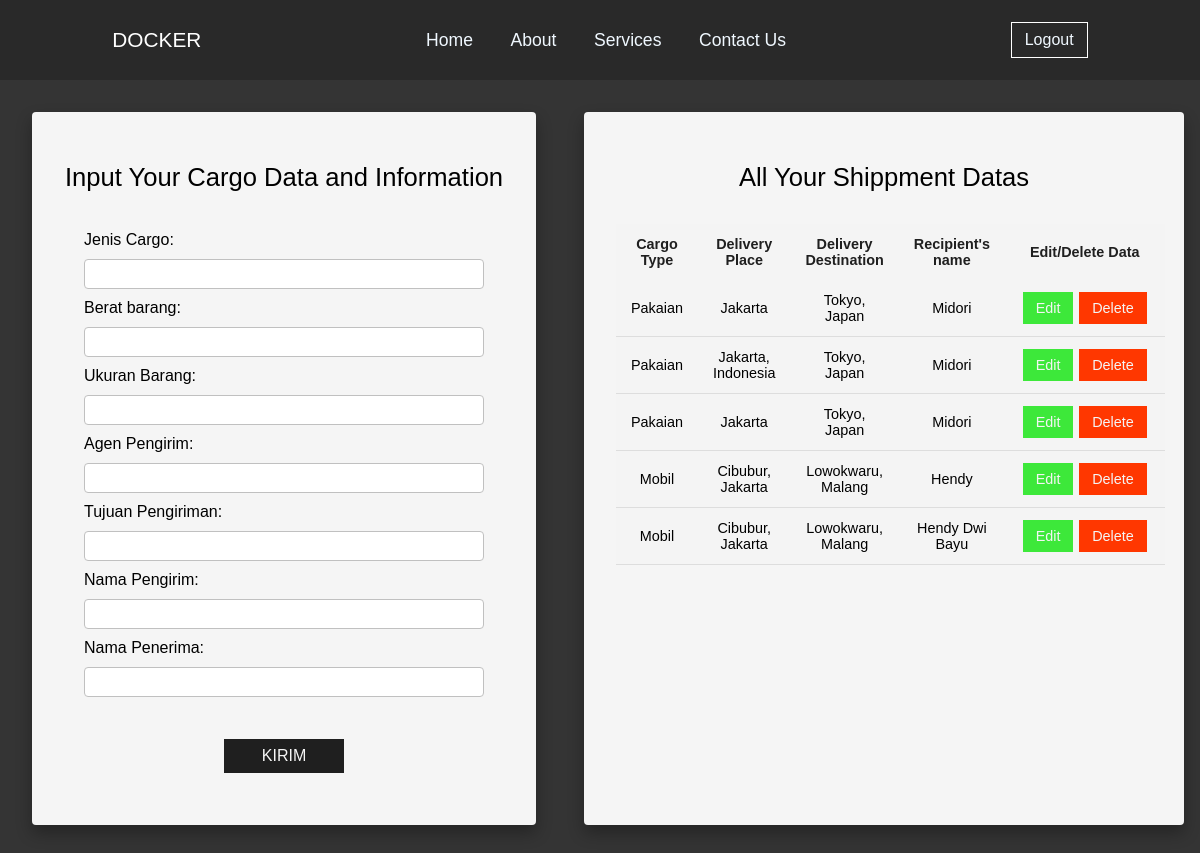
The app's page /cargo/add/ (signed in), older data.
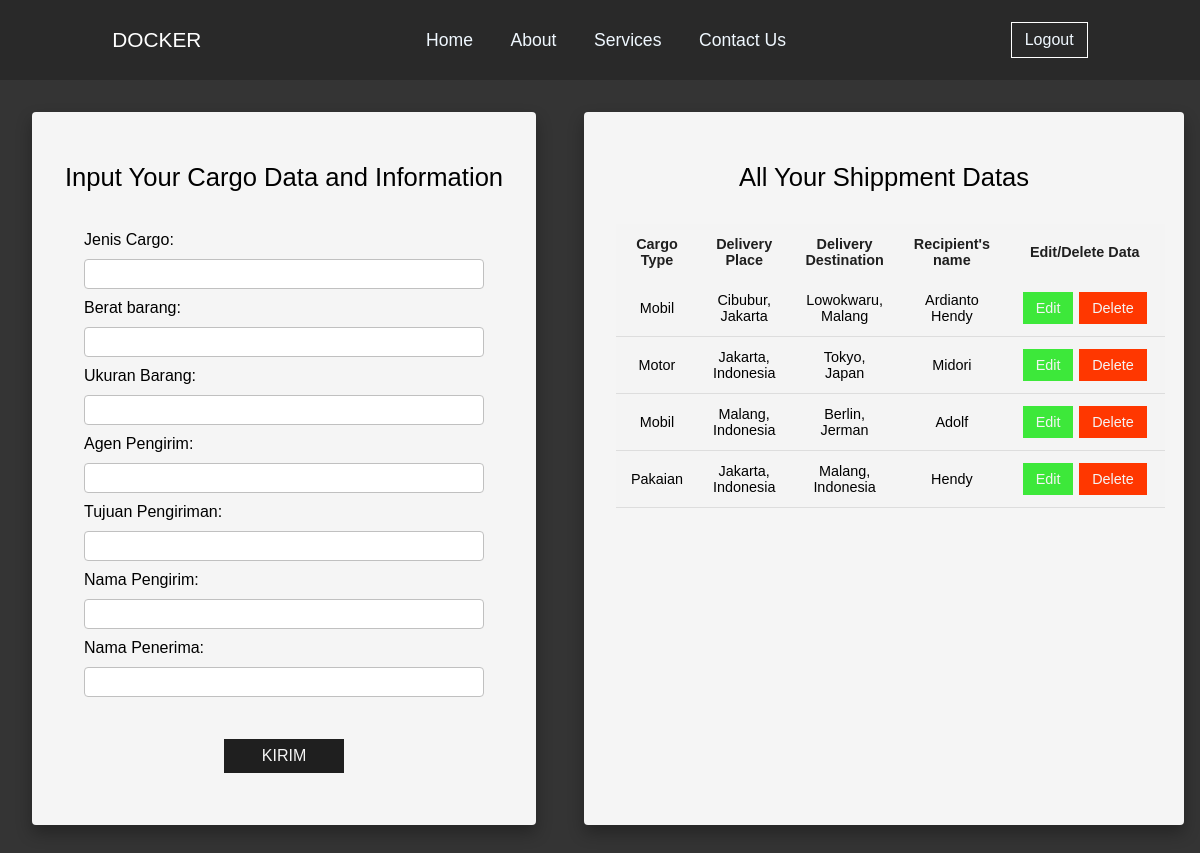
The same page, newer data.
### myapp/models.py (models this page shows, shortened)
class Cargo(models.Model):
    user = models.ForeignKey(User, on_delete=models.CASCADE)
    jenis_cargo = models.CharField(max_length=100)
    berat = models.FloatField()
    ukuran = models.FloatField()
    agen_pengiriman = models.CharField(max_length=100)
    tujuan_pengiriman = models.CharField(max_length=100)
    nama_pengirim = models.CharField(max_length=100)
    nama_penerima = models.CharField(max_length=100)
    created_at = models.DateTimeField(auto_now_add=True)

### myapp/views.py (the view)
# urls.py: path('cargo/add/', views.add_cargo, name='add_cargo'),
@login_required(login_url='login')
def add_cargo(request):
    cargos = Cargo.objects.filter(user=request.user)
    if request.method == 'POST':
        form = CargoForm(request.POST)
        if form.is_valid():
            cargo = form.save(commit=False)
            cargo.user = request.user
            cargo.save()
            return redirect('add_cargo')
    else:
        form = CargoForm()
    return render(request, 'cargo_page.html', {'form': form, 'cargos': cargos})

### myapp/forms.py
class CargoForm(forms.ModelForm):
    class Meta:
        model = Cargo
        fields = ['jenis_cargo', 'berat', 'ukuran', 'agen_pengiriman', 'tujuan_pengiriman', 'nama_pengirim', 'nama_penerima']

### template/cargo_page.html (shortened to what this page needs)
{% load static %}
<!DOCTYPE html>
<html lang="en">
  <head>
    <link rel="stylesheet" href="{% static 'assets/css/cargo_style.css' %}" />
  </head>
  <body>
    <div class="content">
      <div class="tab">
        <p>DOCKER</p>
        <ul>
          <li><a href="/">Home</a></li>
          <li><a href="#">About</a></li>
          <li><a href="#">Services</a></li>
          <li><a href="#">Contact Us</a></li>
        </ul>
        {% if user.is_authenticated %}
        <a class="user" href="logout">Logout</a>
        {% else %}
        <a class="user" href="register">Register</a>
        {% endif %}
      </div>
      <div class="sub-content">
        <div class="form">
          <p>Input Your Cargo Data and Information</p>
          <form method="POST" class="cargo-form">
            <label for="id_jenis_cargo">Jenis Cargo:</label>
            {{ form.jenis_cargo }}
            <label for="id_berat">Berat barang:</label>
            {{form.berat}}
            <label for="id_ukuran">Ukuran Barang:</label>
            {{form.ukuran}}
            <label for="id_agen_pengiriman">Agen Pengirim:</label>
            {{form.agen_pengiriman}}
            <label for="id_tujuan_pengiriman">Tujuan Pengiriman:</label>
            {{form.tujuan_pengiriman}}
            <label for="id_nama_pengirim">Nama Pengirim:</label>
            {{form.nama_pengirim}}
            <label for="id_nama_penerima">Nama Penerima:</label>
            {{form.nama_penerima}}
            <button type="submit">Kirim</button>
          </form>
      </div>
        <div class="tab-container">
          <p>All Your Shippment Datas</p>
          <table class="content-table">
            <thead>
              <tr>
                <th>Cargo Type</th>
                <th>Delivery Place</th>
                <th>Delivery Destination</th>
                <th>Recipient's name</th>
                <th>Edit/Delete Data</th>
              </tr>
            </thead>
            <tbody>
              {% if not cargos %}
              <tr>
                <td>No Data</td>
                <td>No Data</td>
                <td>No Data</td>
                <td>No Data</td>
                <td>
                  No Data
                </td>
              </tr>
              {% else %}
              {% for cargo in cargos %}
              <tr>
                <td>{{cargo.jenis_cargo}}</td>
                <td>{{cargo.agen_pengiriman}}</td>
                <td>{{cargo.tujuan_pengiriman}}</td>
                <td>{{cargo.nama_penerima}}</td>
                <td>
                  <a class="edit" href="{% url 'edit_cargo' cargo.id %}">Edit</a><a class="delete" href="{% url 'delete_cargo' cargo.id %}">Delete</a>
                </td>
              </tr>
              {% endfor %}
              {% endif %}
            </tbody>
          </table>
        </div>
      </div>
  </body>
</html>

Row changes from the older to the newer data that the page shows:
removed Cargo: jenis_cargo "Pakaian", agen_pengiriman "Jakarta", tujuan_pengiriman "Tokyo, Japan", nama_penerima "Midori"
removed Cargo: jenis_cargo "Pakaian", agen_pengiriman "Jakarta, Indonesia", tujuan_pengiriman "Tokyo, Japan", nama_penerima "Midori"
removed Cargo: jenis_cargo "Pakaian", agen_pengiriman "Jakarta", tujuan_pengiriman "Tokyo, Japan", nama_penerima "Midori"
removed Cargo: jenis_cargo "Mobil", agen_pengiriman "Cibubur, Jakarta", tujuan_pengiriman "Lowokwaru, Malang", nama_penerima "Hendy"
changed Cargo "Cibubur, Jakarta": nama_penerima "Hendy Dwi Bayu" → "Ardianto Hendy"
added Cargo: jenis_cargo "Motor", agen_pengiriman "Jakarta, Indonesia", tujuan_pengiriman "Tokyo, Japan", nama_penerima "Midori"
added Cargo: jenis_cargo "Mobil", agen_pengiriman "Malang, Indonesia", tujuan_pengiriman "Berlin, Jerman", nama_penerima "Adolf"
added Cargo: jenis_cargo "Pakaian", agen_pengiriman "Jakarta, Indonesia", tujuan_pengiriman "Malang, Indonesia", nama_penerima "Hendy"
